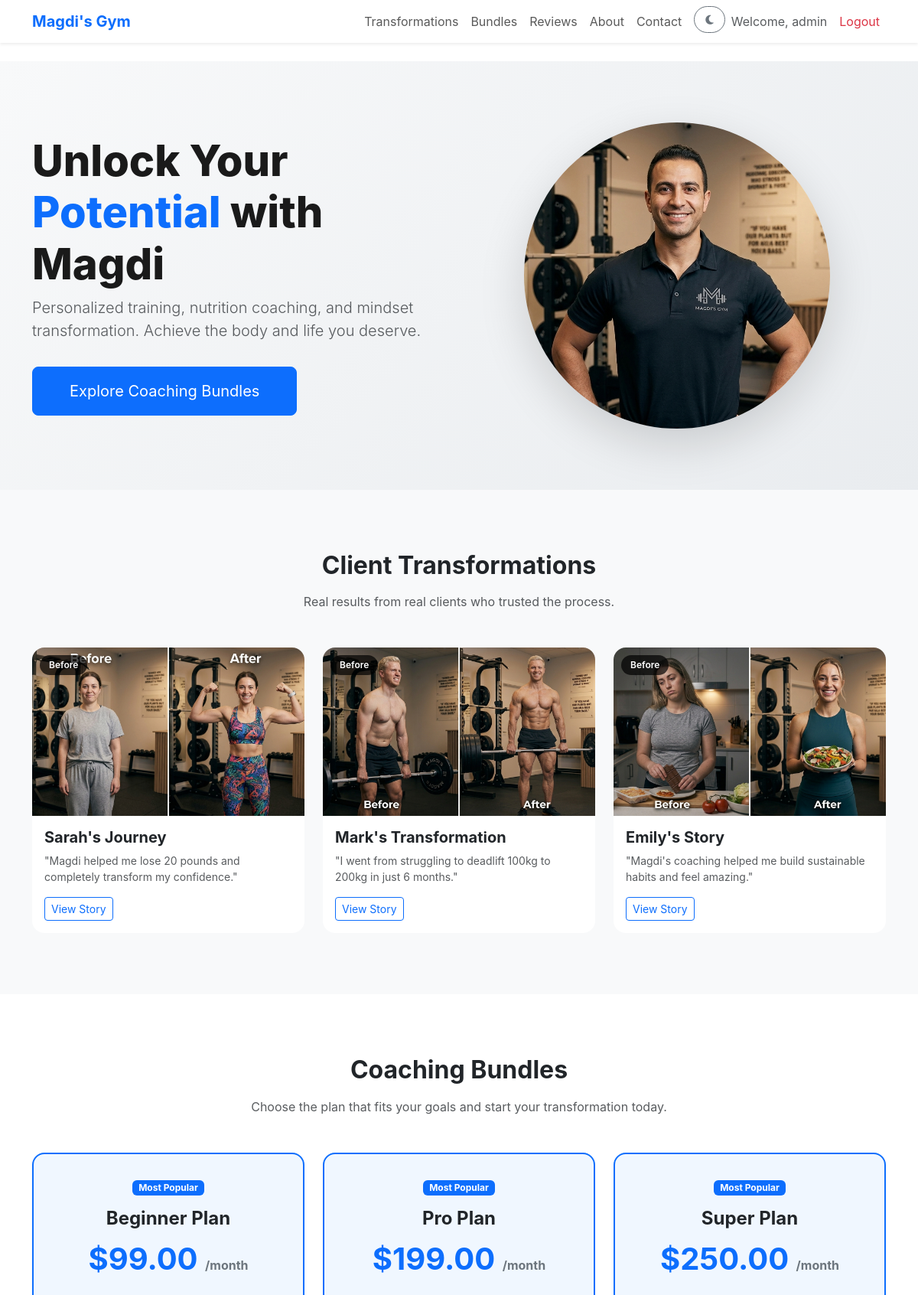
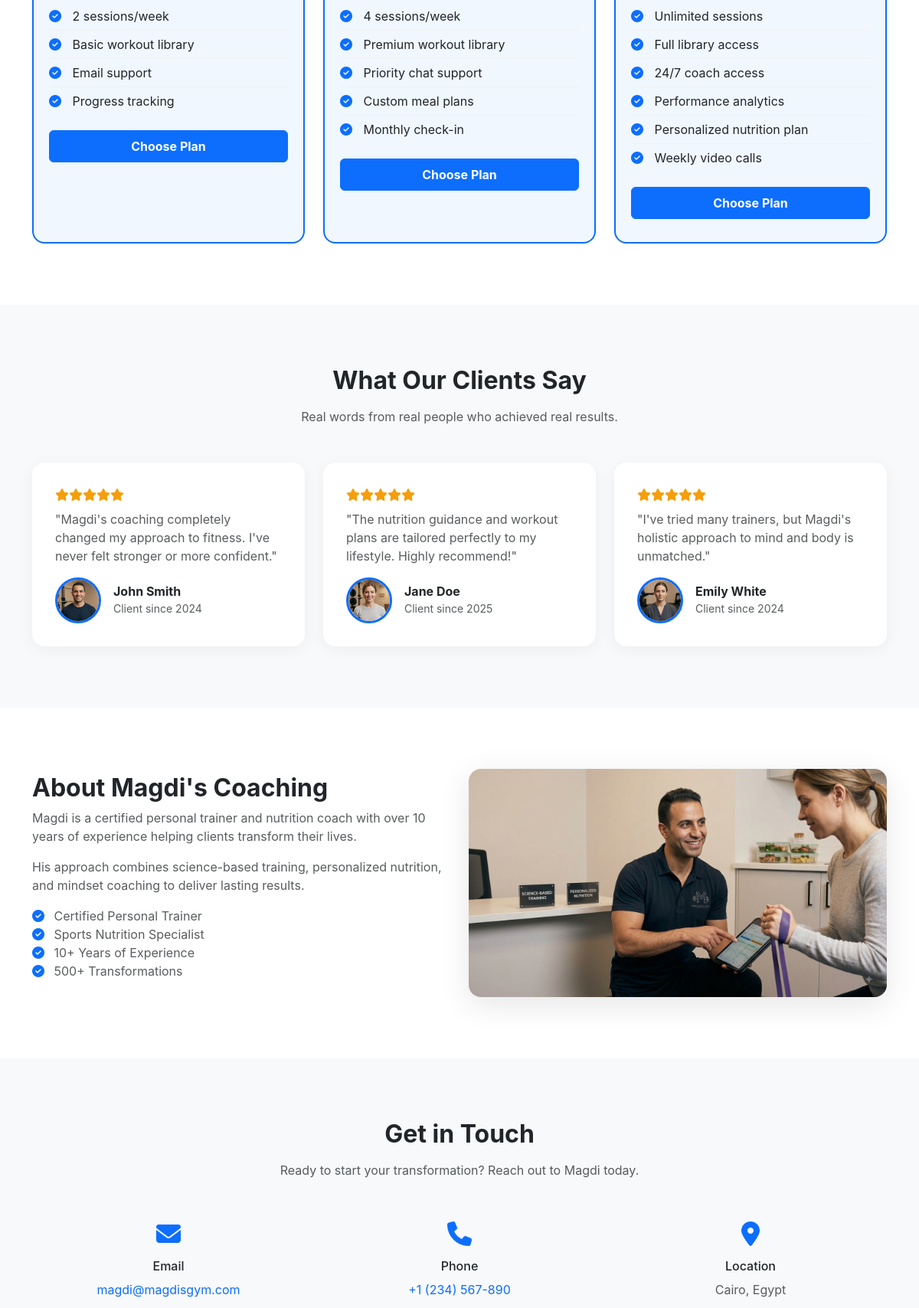
The app's page / (signed in, upper part) with its own data (2 pictures, top to bottom).
### gymapp/models.py (models this page shows, shortened)
class User(AbstractUser):
    email = models.EmailField(unique=True)
    phone = models.CharField(max_length=20, blank=True)
    address = models.TextField(blank=True)
    is_order_manager = models.BooleanField(default=False)

class Plan(models.Model):
    name = models.CharField(max_length=100)
    slug = models.SlugField(unique=True)
    description = models.TextField(blank=True)
    price = models.DecimalField(max_digits=10, decimal_places=2, validators=[MinValueValidator(0)])
    features = models.JSONField(default=list)
    image_url = models.URLField(max_length=500, blank=True)
    is_featured = models.BooleanField(default=False)
    created_at = models.DateTimeField(auto_now_add=True)
    updated_at = models.DateTimeField(auto_now=True)
    class Meta:
        ordering = ['price']

### gymapp/views.py (the view)
# urls.py: path('', home, name='home'),
def home(request):
    plans = Plan.objects.all().order_by('price')
    return render(request, 'index.html', {'plans': plans})

### templates/index.html (shortened to what this page needs)
{% extends 'base.html' %}
{% load static %}
{% block content %}
<section id="hero-section" class="fade-in">
    <div class="container">
        <div class="row align-items-center">
            <div class="col-md-6 text-center text-md-start">
                <h1 class="hero-title">Unlock Your <span>Potential</span> with Magdi</h1>
                <p class="lead text-muted">Personalized training, nutrition coaching, and mindset transformation. Achieve the body and life you deserve.</p>
                <a href="#bundles-section" class="btn btn-primary btn-lg px-5 py-3 mt-3">Explore Coaching Bundles</a>
            </div>
            <div class="col-md-6 text-center mt-4 mt-md-0">
                <img src="{% static 'Magdisgym pic/hero image.png' %}?v=2" alt="Magdi the Gym Coach" class="hero-image">
            </div>
        </div>
    </div>
</section>
<section id="transformations-section" class="fade-in">
    <div class="container">
        <h2 class="text-center mb-3 fw-bold">Client Transformations</h2>
        <p class="text-center text-muted mb-5">Real results from real clients who trusted the process.</p>
        <div class="row g-4">
            <div class="col-md-4">
                <div class="transformation-card position-relative">
                    <div class="position-relative">
                        <img src="{% static 'Magdisgym pic/Transformation-1-Sarah.png' %}?v=2" alt="Sarah Before" class="w-100">
                        <span class="before-after-label">Before</span>
                    </div>
                    <div class="p-3">
                        <h5 class="fw-bold">Sarah's Journey</h5>
                        <p class="text-muted small">"Magdi helped me lose 20 pounds and completely transform my confidence."</p>
                        <button class="btn btn-outline-primary btn-sm view-story-btn"
                                data-bs-toggle="modal"
                                data-bs-target="#storyModal"
                                data-name="Sarah"
                                data-image="{% static 'Magdisgym pic/Transformation-1-Sarah.png' %}?v=2"
                                data-story="Sarah came to me feeling stuck and unhappy with her body. After years of yo-yo dieting, she was ready for a real change. We started with small, sustainable habits – better nutrition choices, consistent workouts, and mindset shifts. Within 3 months, Sarah lost 20 pounds, gained incredible strength, and most importantly, found her confidence again. She now inspires others with her journey and continues to crush her fitness goals every day.">
                            View Story
                        </button>
                    </div>
                </div>
            </div>
            <div class="col-md-4">
                <div class="transformation-card position-relative">
                    <div class="position-relative">
                        <img src="{% static 'Magdisgym pic/Transformation-2-Mark.png' %}?v=2" alt="Mark Before" class="w-100">
                        <span class="before-after-label">Before</span>
                    </div>
                    <div class="p-3">
                        <h5 class="fw-bold">Mark's Transformation</h5>
                        <p class="text-muted small">"I went from struggling to deadlift 100kg to 200kg in just 6 months."</p>
                        <button class="btn btn-outline-primary btn-sm view-story-btn"
                                data-bs-toggle="modal"
                                data-bs-target="#storyModal"
                                data-name="Mark"
                                data-image="{% static 'Magdisgym pic/Transformation-2-Mark.png' %}?v=2"
                                data-story="Mark was a classic case of 'all work, no results.' He spent hours in the gym but wasn't seeing the gains he wanted. His form was off, his nutrition was lacking, and his confidence was fading. We reworked his entire approach – focused on proper technique, progressive overload, and a high-protein nutrition plan. In just 6 months, Mark went from struggling with 100kg to confidently deadlifting 200kg. He now leads our advanced lifting sessions and is a true inspiration to others.">
                            View Story
                        </button>
                    </div>
                </div>
            </div>
            <div class="col-md-4">
                <div class="transformation-card position-relative">
                    <div class="position-relative">
                        <img src="{% static 'Magdisgym pic/Transformation-3-Emily.png' %}?v=2" alt="Emily Before" class="w-100">
                        <span class="before-after-label">Before</span>
                    </div>
                    <div class="p-3">
                        <h5 class="fw-bold">Emily's Story</h5>
                        <p class="text-muted small">"Magdi's coaching helped me build sustainable habits and feel amazing."</p>
                        <button class="btn btn-outline-primary btn-sm view-story-btn"
                                data-bs-toggle="modal"
                                data-bs-target="#storyModal"
                                data-name="Emily"
                                data-image="{% static 'Magdisgym pic/Transformation-3-Emily.png' %}?v=2"
                                data-story="Emily had tried every diet and fitness trend out there, but nothing stuck. She came to me feeling defeated and disconnected from her body. We focused on building a healthy relationship with food, finding joy in movement, and creating a routine that fit her busy lifestyle. Over 4 months, Emily transformed not just her body, but her entire outlook on health. She now maintains her results effortlessly and inspires other women to embrace their journey.">
                            View Story
                        </button>
                    </div>
                </div>
            </div>
        </div>
    </div>
</section>
<section id="bundles-section" class="fade-in">
    <div class="container">
        <h2 class="text-center mb-3 fw-bold">Coaching Bundles</h2>
        <p class="text-center text-muted mb-5">Choose the plan that fits your goals and start your transformation today.</p>
        <div class="row g-4">
            {% for plan in plans %}
            <div class="col-md-4">
                <div class="pricing-card {% if plan.is_featured %}featured{% endif %}">
                    {% if plan.is_featured %}
                    <span class="badge bg-primary mb-3">Most Popular</span>
                    {% endif %}
                    <h4 class="fw-bold">{{ plan.name }}</h4>
                    <div class="price">${{ plan.price }} <span>/month</span></div>
                    <ul>
                        {% for feature in plan.features %}
                        <li><i class="fas fa-check-circle"></i> {{ feature }}</li>
                        {% endfor %}
                    </ul>
                    <button class="btn btn-primary w-100 py-2 fw-bold choose-plan-btn"
                            data-bs-toggle="modal"
                            data-bs-target="#planModal"
                            data-plan-id="{{ plan.id }}"
                            data-plan-name="{{ plan.name }}"
                            data-plan-description="{{ plan.description|default:'No description available.' }}"
                            data-plan-price="{{ plan.price }}"
                            data-plan-features="{{ plan.features|join:'||' }}">
                        Choose Plan
                    </button>
                </div>
            </div>
            {% empty %}
            <p class="text-center text-muted w-100">No plans available yet.</p>
            {% endfor %}
        </div>
    </div>
</section>
<section id="reviews-section" class="fade-in">
    <div class="container">
        <h2 class="text-center mb-3 fw-bold">What Our Clients Say</h2>
        <p class="text-center text-muted mb-5">Real words from real people who achieved real results.</p>
        <div class="row g-4">
            <div class="col-md-4">
                <div class="review-card">
                    <div class="stars mb-2">
                        <i class="fas fa-star"></i><i class="fas fa-star"></i><i class="fas fa-star"></i><i class="fas fa-star"></i><i class="fas fa-star"></i>
                    </div>
                    <p class="text-muted">"Magdi's coaching completely changed my approach to fitness. I've never felt stronger or more confident."</p>
                    <div class="d-flex align-items-center mt-3">
                        <img src="{% static 'Magdisgym pic/Review Profile-1-John Smith.png' %}?v=2" alt="John Smith" class="review-img">
                        <div class="ms-3">
                            <h6 class="mb-0 fw-bold">John Smith</h6>
                            <small class="text-muted">Client since 2024</small>
                        </div>
                    </div>
                </div>
            </div>
            <div class="col-md-4">
                <div class="review-card">
                    <div class="stars mb-2">
                        <i class="fas fa-star"></i><i class="fas fa-star"></i><i class="fas fa-star"></i><i class="fas fa-star"></i><i class="fas fa-star"></i>
                    </div>
                    <p class="text-muted">"The nutrition guidance and workout plans are tailored perfectly to my lifestyle. Highly recommend!"</p>
                    <div class="d-flex align-items-center mt-3">
                        <img src="{% static 'Magdisgym pic/Review Profile-2-Jane Doe.png' %}?v=2" alt="Jane Doe" class="review-img">
                        <div class="ms-3">
                            <h6 class="mb-0 fw-bold">Jane Doe</h6>
                            <small class="text-muted">Client since 2025</small>
                        </div>
                    </div>
                </div>
            </div>
            <div class="col-md-4">
                <div class="review-card">
                    <div class="stars mb-2">
                        <i class="fas fa-star"></i><i class="fas fa-star"></i><i class="fas fa-star"></i><i class="fas fa-star"></i><i class="fas fa-star"></i>
                    </div>
                    <p class="text-muted">"I've tried many trainers, but Magdi's holistic approach to mind and body is unmatched."</p>
                    <div class="d-flex align-items-center mt-3">
                        <img src="{% static 'Magdisgym pic/Review Profile-3-Emily White.png' %}?v=2" alt="Emily White" class="review-img">
                        <div class="ms-3">
                            <h6 class="mb-0 fw-bold">Emily White</h6>
                            <small class="text-muted">Client since 2024</small>
                        </div>
                    </div>
                </div>
            </div>
        </div>
    </div>
</section>
<section id="about-section" class="fade-in">
    <div class="container">
        <div class="row align-items-center">
            <div class="col-md-6">
                <h2 class="fw-bold">About Magdi's Coaching</h2>
                <p class="text-muted">Magdi is a certified personal trainer and nutrition coach with over 10 years of experience helping clients transform their lives.</p>
                <p class="text-muted">His approach combines science-based training, personalized nutrition, and mindset coaching to deliver lasting results.</p>
                <ul class="list-unstyled text-muted">
                    <li><i class="fas fa-check-circle text-primary me-2"></i> Certified Personal Trainer</li>
                    <li><i class="fas fa-check-circle text-primary me-2"></i> Sports Nutrition Specialist</li>
                    <li><i class="fas fa-check-circle text-primary me-2"></i> 10+ Years of Experience</li>
                    <li><i class="fas fa-check-circle text-primary me-2"></i> 500+ Transformations</li>
                </ul>
            </div>
            <div class="col-md-6 text-center">
                <img src="{% static 'Magdisgym pic/Bottom About Section.png' %}?v=2" alt="Magdi Coaching" class="about-img">
            </div>
        </div>
    </div>
</section>
<section id="contact-section" class="fade-in">
    <div class="container">
        <div class="row text-center">
            <div class="col-12">
                <h2 class="fw-bold mb-3">Get in Touch</h2>
                <p class="text-muted mb-5">Ready to start your transformation? Reach out to Magdi today.</p>
            </div>
            <div class="col-md-4">
                <div class="contact-icon"><i class="fas fa-envelope"></i></div>
                <h6 class="mt-2">Email</h6>
                <p class="text-muted"><a href="mailto:magdi@magdisgym.com" class="text-decoration-none">magdi@magdisgym.com</a></p>
            </div>
            <div class="col-md-4">
                <div class="contact-icon"><i class="fas fa-phone"></i></div>
                <h6 class="mt-2">Phone</h6>
                <p class="text-muted"><a href="tel:+1234567890" class="text-decoration-none">+1 (234) 567-890</a></p>
            </div>
            <div class="col-md-4">
                <div class="contact-icon"><i class="fas fa-map-marker-alt"></i></div>
                <h6 class="mt-2">Location</h6>
                <p class="text-muted">Cairo, Egypt</p>
            </div>
        </div>
    </div>
</section>
{% endblock %}

### templates/base.html (shortened to what this page needs)
<!DOCTYPE html>
<html lang="en">
<head>
    <link href="https://cdn.jsdelivr.net/npm/bootstrap@5.3.3/dist/css/bootstrap.min.css" rel="stylesheet">
    <link href="https://cdnjs.cloudflare.com/ajax/libs/font-awesome/6.5.1/css/all.min.css" rel="stylesheet">
    <link href="/static/css/style.css?v=2" rel="stylesheet">
</head>
<body>
<nav class="navbar navbar-expand-lg navbar-light bg-white shadow-sm fixed-top" id="mainNavbar">
    <div class="container">
        <a class="navbar-brand fw-bold text-primary" href="/">Magdi's Gym</a>
        <div class="collapse navbar-collapse" id="mainNav">
            <ul class="navbar-nav ms-auto">
                <li class="nav-item"><a class="nav-link" href="#transformations-section">Transformations</a></li>
                <li class="nav-item"><a class="nav-link" href="#bundles-section">Bundles</a></li>
                <li class="nav-item"><a class="nav-link" href="#reviews-section">Reviews</a></li>
                <li class="nav-item"><a class="nav-link" href="#about-section">About</a></li>
                <li class="nav-item"><a class="nav-link" href="#contact-section">Contact</a></li>
                <li class="nav-item">
                    <button class="btn btn-outline-secondary btn-sm ms-2" id="darkModeToggle" style="border-radius: 50px; padding: 6px 14px;">
                        <i class="fas fa-moon" id="darkModeIcon"></i>
                    </button>
                </li>
                {% if user.is_authenticated %}
                    <li class="nav-item"><span class="nav-link text-muted">Welcome, {{ user.first_name|default:user.username }}</span></li>
                    <li class="nav-item"><a class="nav-link text-danger" href="#" onclick="logoutUser(); return false;">Logout</a></li>
                {% else %}
                    <li class="nav-item"><a class="nav-link btn btn-outline-primary btn-sm ms-2" href="{% url 'signin' %}">Login</a></li>
                {% endif %}
            </ul>
        </div>
    </div>
</nav>
<main style="margin-top: 80px;">
    {% block content %}{% endblock %}
</main>
</body>
</html>

### records on screen
User: first_name "admin"
Plan: is_featured "Most Popular", name "Beginner Plan", price "99.00", features "2 sessions/week" "Basic workout library" "Email support" "Progress tracking"
Plan: is_featured "Most Popular", name "Pro Plan", price "199.00", features "4 sessions/week" "Premium workout library" "Priority chat support" "Custom meal plans" "Monthly check-in"
Plan: is_featured "Most Popular", name "Super Plan", price "250.00", features "Unlimited sessions" "Full library access" "24/7 coach access" "Performance analytics" "Personalized nutrition plan" "Weekly video calls"
